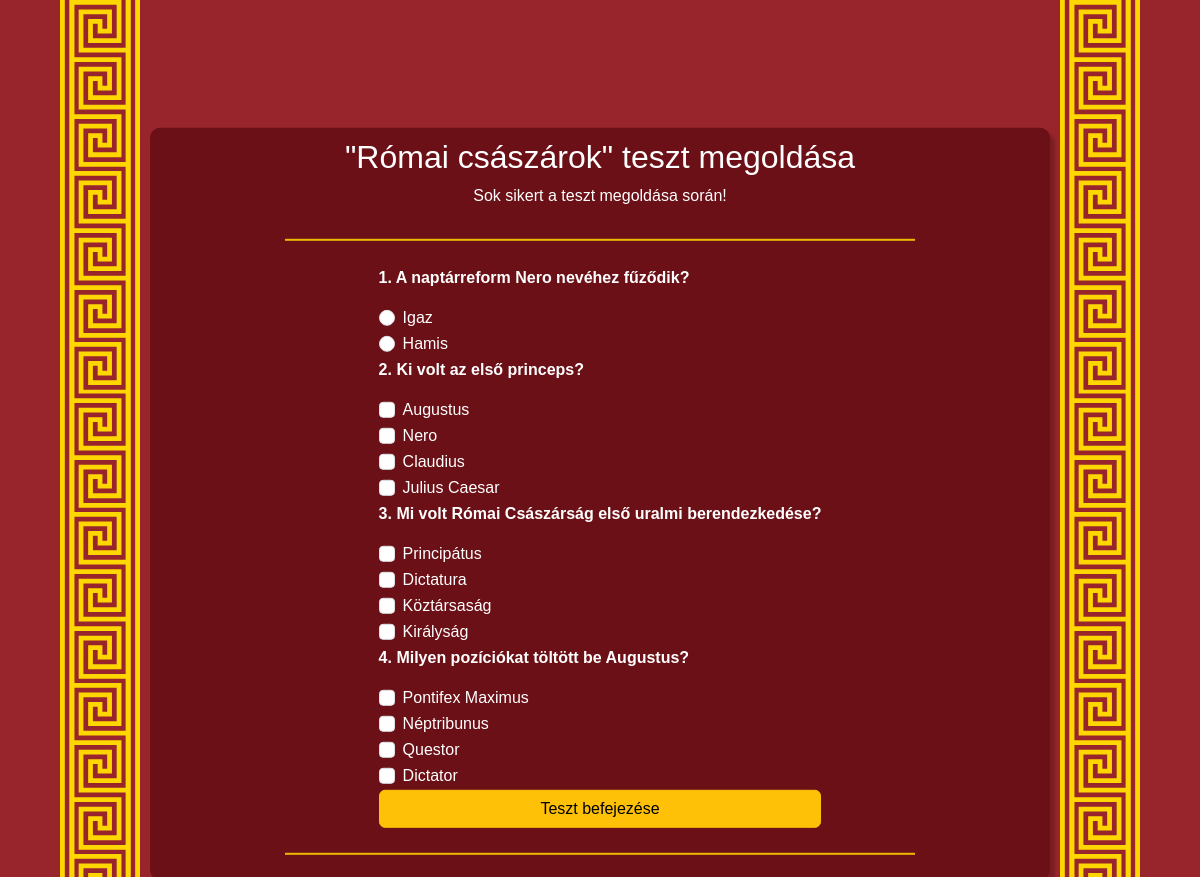
The page /test/run-test/27/ (signed in) on the database its author committed.
### roman_map/models.py (models this page shows, shortened)
class Quiz(models.Model):
    id = models.BigAutoField(primary_key=True)
    title = models.CharField(max_length=255)
    description = models.TextField()
    created_date = models.DateTimeField(auto_now_add=True)
    created_by = models.ForeignKey(CustomUser, on_delete=models.CASCADE, related_name='created_quizzes', null=True, blank=True)

class Question(models.Model):
    id = models.BigAutoField(primary_key=True)
    QUESTION_TYPES = [
        ('mc', 'Több válasz'),
        ('tf', 'Igaz/Hamis')
    ]
    def validate_positiv_number(value):
        if value < 0:
            raise ValidationError(
                ('%(value)s kisebb min 0.'),
                params={'value': value},
            )
    quiz = models.ForeignKey(Quiz, on_delete=models.SET_NULL, related_name='questions', null=True, blank=True)
    text = models.CharField(max_length=255, blank=False)
    question_type = models.CharField(max_length=2, choices=QUESTION_TYPES)
    points = models.PositiveIntegerField(default=0, validators=[validate_positiv_number])

class Answer(models.Model):
    id = models.BigAutoField(primary_key=True)
    question = models.ForeignKey(Question, on_delete=models.CASCADE, related_name='answers')
    text = models.CharField(max_length=255, blank=True)
    is_correct = models.BooleanField(default=False)

### roman_map/views.py (the view, shortened to what this page needs)
# urls.py: path('test/run-test/<int:quiz_id>/', view=views.teszt_inditasa, name='teszt_inditasa'),
def teszt_inditasa(request, quiz_id):
    try:
        quiz = Quiz.objects.get(id = quiz_id)
        if not quiz:
            db_logger.error("Hiba. Az indítani kívánt teszt nem található.")
            messages.error(request, "Hiba. Az indítani kívánt teszt nem található.")
        total_points = quiz.questions.aggregate(Sum('points'))['points__sum'] or 0
        questions = list(quiz.questions.all())
        random.shuffle(questions)
        return render(request, 'quiz/run_test.html', {'quiz': quiz, 'questions': questions})
    except Exception as e:
        db_logger.error("Hiba: "+str(e))
        messages.error(request, "Hiba teszt során")
        return redirect('teszt')

### roman_map/templates/quiz/run_test.html (shortened to what this page needs)
{% extends "quiz/test.html" %}
{% block content %}
    <div class="content" id="run-test-content">
        <h2>"{{ quiz.title }}" teszt megoldása</h2>
        <p>Sok sikert a teszt megoldása során!</p>
        <div class="disz-csik"></div>
        <form method="post">
            {% for question in questions %}
                <div class="question-item">
                    <p><strong>{{ forloop.counter }}. {{ question.text }}</strong></p>
                    <div class="question-item-inputs">
                        {% if question.question_type == 'tf' %}
                            <div class="form-check">
                                <input type="radio" name="question_{{ question.id }}" value="true" class="form-check-input" id="question_{{ question.id }}">
                                <label for="question_{{ question.id }}">Igaz</label>
                            </div>
                            <div class="form-check">
                                <input type="radio" name="question_{{ question.id }}" value="false" class="form-check-input" id="question_{{ question.id }}">
                                <label for="question_{{ question.id }}">Hamis</label>
                            </div>
                        {% else %}
                            {% for answer in question.answers.all %}
                                <div class="form-check">
                                    <input type="checkbox" name="question_{{ question.id }}" value="{{ answer.id }}" class="form-check-input" id="question_{{ question.id }}">
                                    <label for="question_{{ question.id }}">{{ answer.text }}</label>
                                </div>
                            {% endfor %}
                        {% endif %}
                    </div>
                </div>
            {% endfor %}
            <button type="submit" class="btn btn-warning">Teszt befejezése</button>
        </form>
        <div class="disz-csik"></div>
    </div>
{% endblock content %}

### roman_map/static/styles/tests.css (style rules this page uses)
.disz-csik { width: 70%; height: 2px; background-color: #ecba04; margin-top: 15px; margin-bottom: 15px; margin-left: auto; margin-right: auto; }
.content form { padding-top: 10px; padding-bottom: 10px; display: flex; flex-direction: column; color: white; }
.tests-background { font-family: Arial, sans-serif; background-color: #98252c; }
.content { display: flex; flex-direction: column; align-items: center; width: 75%; box-shadow: 5px 5px 3px rgba(0, 0, 0, 0.2); position: absolute; top: 50%; left: 50%; transform: translate(-50%, -50%); margin: auto; background-color: #6B1016; border-radius: 10px 10px 10px 10px; padding-bottom: 10px; padding-top: 10px; color: white; }
#run-test-content { margin-top: 65px; }

### rows shown on the page
Quiz: title "Római császárok"
Question: text "A naptárreform Nero nevéhez fűződik?"
Question: text "Ki volt az első princeps?"
Answer: text "Augustus"
Answer: text "Nero"
Answer: text "Claudius"
Answer: text "Julius Caesar"
Question: text "Mi volt Római Császárság első uralmi berendezkedése?"
Answer: text "Principátus"
Answer: text "Dictatura"
Answer: text "Köztársaság"
Answer: text "Királyság"
Question: text "Milyen pozíciókat töltött be Augustus?"
Answer: text "Pontifex Maximus"
Answer: text "Néptribunus"
Answer: text "Questor"
Answer: text "Dictator"
